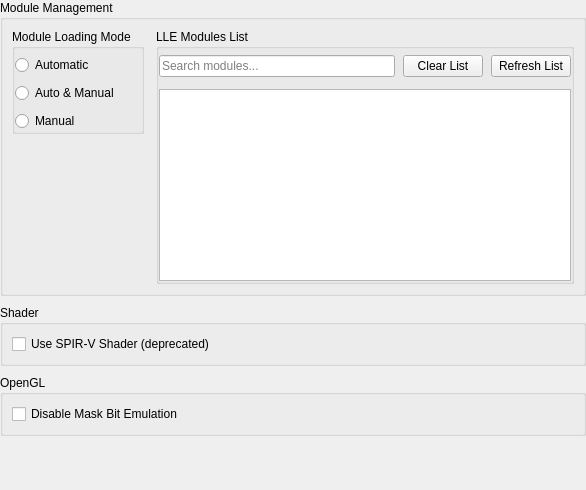
           <widget class="QWidget" name="advanced_scroll_contents">
            <property name="geometry">
             <rect>
              <x>0</x>
              <y>0</y>
              <width>586</width>
              <height>490</height>
             </rect>
            </property>
            <layout class="QVBoxLayout" name="advanced_tab_content_layout">
             <property name="spacing">
              <number>9</number>
             </property>
             <property name="leftMargin">
              <number>0</number>
             </property>
             <property name="topMargin">
              <number>0</number>
             </property>
             <property name="rightMargin">
              <number>0</number>
             </property>
             <property name="bottomMargin">
              <number>0</number>
             </property>
             <item>
              <widget class="QGroupBox" name="gb_advanced_modules_section">
               <property name="title">
                <string>Module Management</string>
               </property>
               <layout class="QHBoxLayout" name="gb_advanced_modules_section_layout">
                <property name="spacing">
                 <number>12</number>
                </property>
                <item alignment="Qt::AlignmentFlag::AlignTop">
                 <widget class="QGroupBox" name="gb_modules_mode">
                  <property name="title">
                   <string>Module Loading Mode</string>
                  </property>
                  <property name="flat">
                   <bool>true</bool>
                  </property>
                  <layout class="QVBoxLayout" name="gb_modules_mode_layout">
                   <property name="spacing">
                    <number>8</number>
                   </property>
                   <property name="leftMargin">
                    <number>0</number>
                   </property>
                   <property name="topMargin">
                    <number>6</number>
                   </property>
                   <property name="rightMargin">
                    <number>0</number>
                   </property>
                   <property name="bottomMargin">
                    <number>0</number>
                   </property>
                   <item>
                    <widget class="QRadioButton" name="rb_modules_automatic">
                     <property name="text">
                      <string>Automatic</string>
                     </property>
                    </widget>
                   </item>
                   <item>
                    <widget class="QRadioButton" name="rb_modules_auto_manual">
                     <property name="text">
                      <string>Auto &amp;&amp; Manual</string>
                     </property>
                    </widget>
                   </item>
                   <item>
                    <widget class="QRadioButton" name="rb_modules_manual">
                     <property name="text">
                      <string>Manual</string>
                     </property>
                    </widget>
                   </item>
                  </layout>
                 </widget>
                </item>
                <item alignment="Qt::AlignmentFlag::AlignTop">
                 <widget class="QGroupBox" name="gb_modules_list">
                  <property name="title">
                   <string>LLE Modules List</string>
                  </property>
                  <property name="flat">
                   <bool>true</bool>
                  </property>
                  <layout class="QVBoxLayout" name="gb_modules_list_layout">
                   <property name="spacing">
                    <number>12</number>
                   </property>
                   <property name="leftMargin">
                    <number>0</number>
                   </property>
                   <property name="topMargin">
                    <number>6</number>
                   </property>
                   <property name="rightMargin">
                    <number>0</number>
                   </property>
                   <property name="bottomMargin">
                    <number>0</number>
                   </property>
                   <item>
                    <layout class="QHBoxLayout" name="modules_search_layout">
                     <property name="spacing">
                      <number>8</number>
                     </property>
                     <item>
                      <widget class="QLineEdit" name="modules_search_bar">
                       <property name="placeholderText">
                        <string>Search modules...</string>
                       </property>
                      </widget>
                     </item>
                     <item>
                      <widget class="QPushButton" name="clear_modules_list">
                       <property name="text">
                        <string>Clear List</string>
                       </property>
                      </widget>
                     </item>
                     <item>
                      <widget class="QPushButton" name="refresh_modules_list">
                       <property name="text">
                        <string>Refresh List</string>
                       </property>
                      </widget>
                     </item>
                    </layout>
                   </item>
                   <item>
                    <widget class="QListWidget" name="modules_list"/>
                   </item>
                  </layout>
                 </widget>
                </item>
               </layout>
              </widget>
             </item>
             <item>
              <widget class="QGroupBox" name="gb_advanced_shader_section">
               <property name="title">
                <string>Shader</string>
               </property>
               <layout class="QVBoxLayout" name="gb_advanced_shader_section_layout">
                <property name="spacing">
                 <number>8</number>
                </property>
                <item>
                 <widget class="QCheckBox" name="spirv_shader">
                  <property name="text">
                   <string>Use SPIR-V Shader (deprecated)</string>
                  </property>
                 </widget>
                </item>
               </layout>
              </widget>
             </item>
             <item>
              <widget class="QGroupBox" name="gb_advanced_gl_section">
               <property name="title">
                <string>OpenGL</string>
               </property>
               <layout class="QVBoxLayout" name="gb_advanced_gl_section_layout">
                <property name="spacing">
                 <number>8</number>
                </property>
                <item>
                 <widget class="QCheckBox" name="disable_mask_bit">
                  <property name="text">
                   <string>Disable Mask Bit Emulation</string>
                  </property>
                 </widget>
                </item>
               </layout>
              </widget>
             </item>
             <item>
              <spacer name="advanced_tab_content_spacer">
               <property name="orientation">
                <enum>Qt::Orientation::Vertical</enum>
               </property>
               <property name="sizeHint" stdset="0">
                <size>
                 <width>20</width>
                 <height>40</height>
                </size>
               </property>
              </spacer>
             </item>
            </layout>
           </widget>
